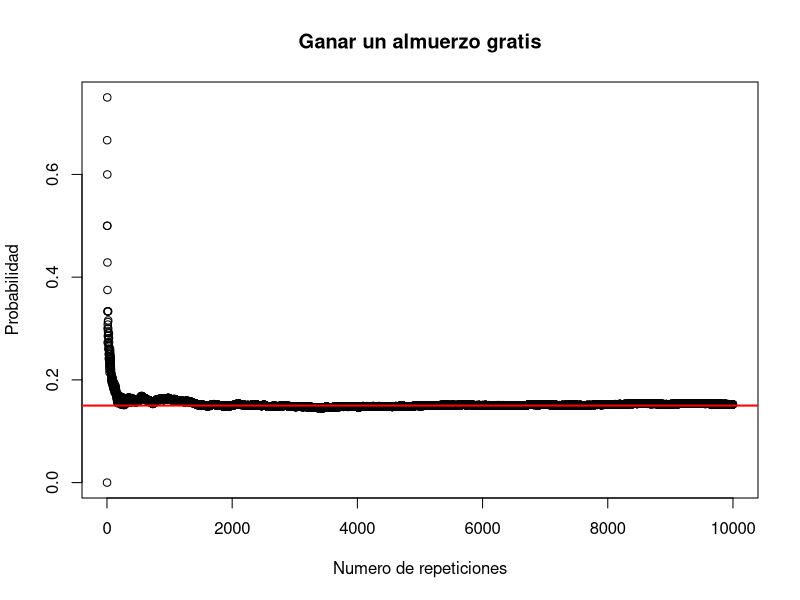
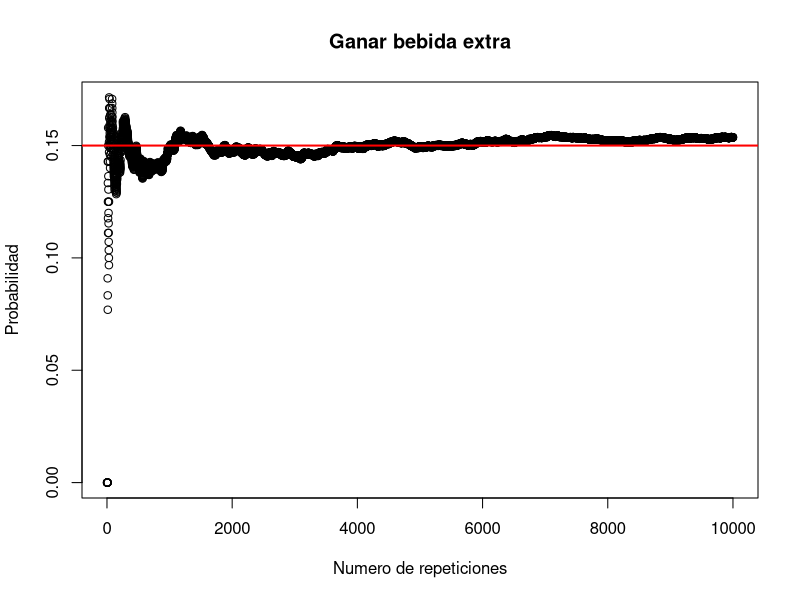
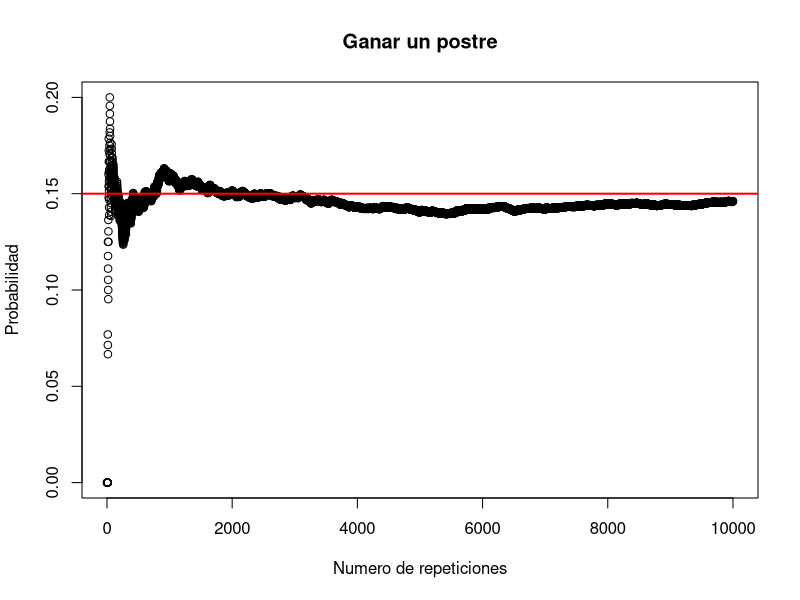
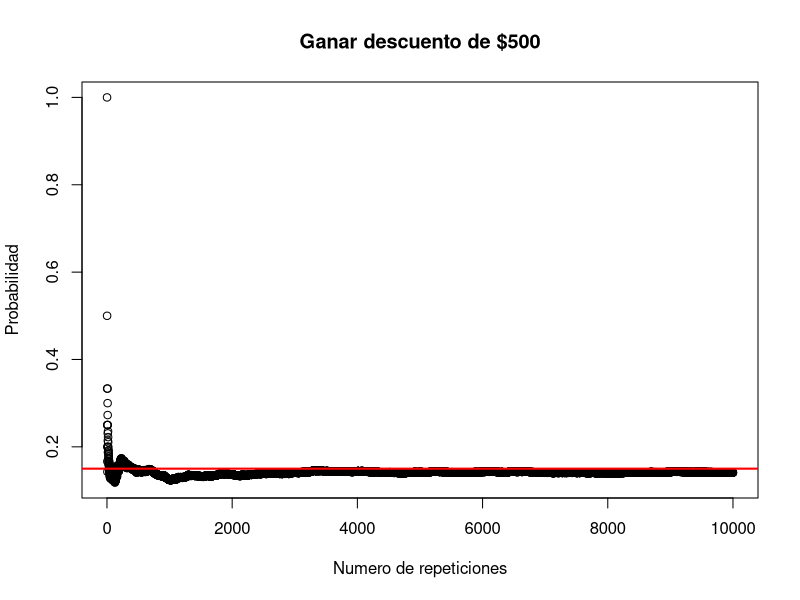
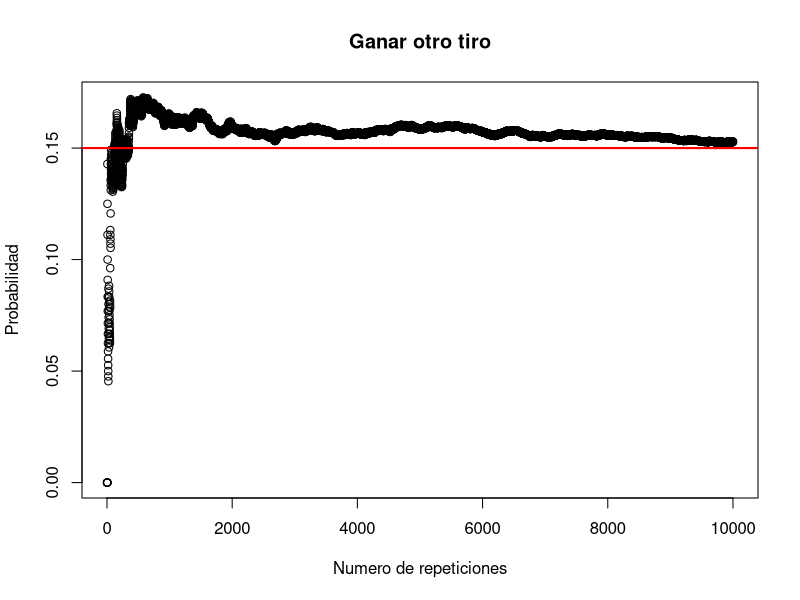

Write R code to recreate these figures, in order.
repeats <- 10000

DardosDistancia <-runif(repeats,5,11)
hitmiss <- c(0,1,1,1,1,1,1,1,1,1)
Miss <- replicate(repeats,sample(hitmiss,1,replace = TRUE))
probs <- c(0,0,0,0,0,0,0,0,0,0)
probs2 <- c(0,0,0,0,0,0,0,0,0,0)
p10 <- c()
p9 <- c()
p8 <- c()
p7 <- c()
p6 <- c()

for(i in 1:repeats){
  anillo <- floor(DardosDistancia[i])
  probs[anillo] <- probs[anillo]+Miss[i] 
  
    p10 <- c(p10,probs[10]/i)
    p9 <- c(p9,probs[9]/i)
    p8 <- c(p8,probs[8]/i)
    p7 <- c(p7,probs[7]/i)
    p6 <- c(p6,probs[6]/i)
}

expected <- 0.15

for(i in 1:10){
  probs2[i] <- probs[i]/repeats
  print( sprintf("Anillo %s - Probabilidad %s Diff %s", i, probs2[i], abs(probs2[i]-(expected)) ))
}



plot(1:repeats,p10,
     xlab = "Numero de repeticiones",
     ylab = "Probabilidad",
     main = "Ganar un almuerzo gratis")
abline(h=expected,col='red',lwd=2)

plot(1:repeats,p9,
     xlab = "Numero de repeticiones",
     ylab = "Probabilidad",
     main = "Ganar bebida extra")
abline(h=expected,col='red',lwd=2)

plot(1:repeats,p8,
     xlab = "Numero de repeticiones",
     ylab = "Probabilidad",
     main = "Ganar un postre")
abline(h=expected,col='red',lwd=2)

plot(1:repeats,p7,
     xlab = "Numero de repeticiones",
     ylab = "Probabilidad",
     main = "Ganar descuento de $500")
abline(h=expected,col='red',lwd=2)

plot(1:repeats,p6,
     xlab = "Numero de repeticiones",
     ylab = "Probabilidad",
     main = "Ganar otro tiro")
abline(h=expected,col='red',lwd=2)

